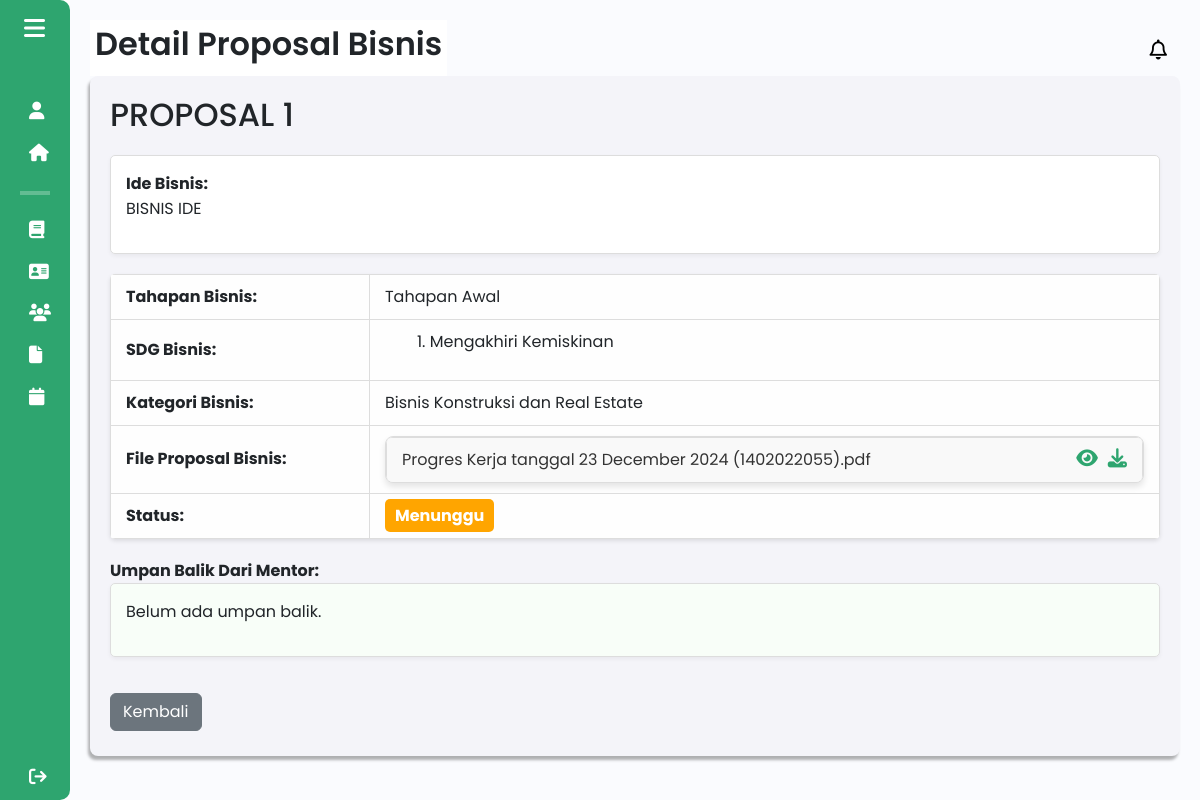
Before: /components/pages/admin/detail_proposal_bisnis_admin.php?id=36&id_kelompok=25 (signed in) with the older database file.
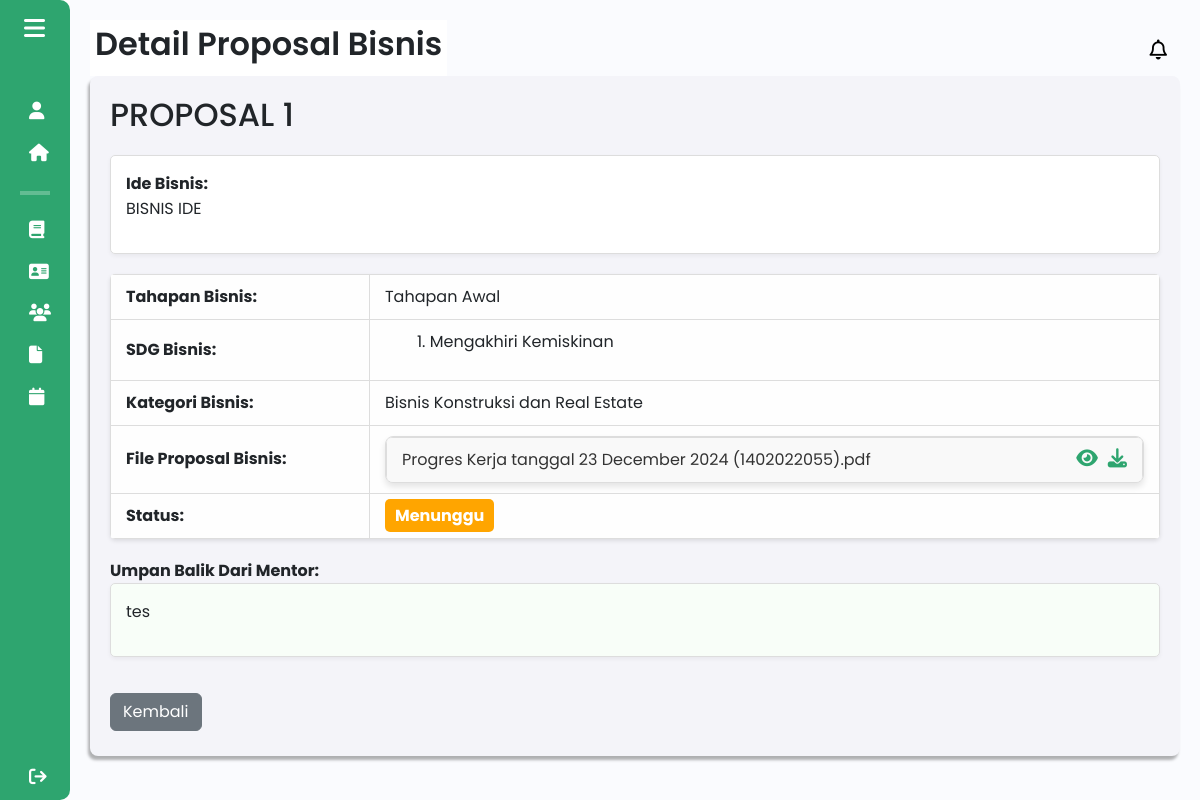
After: the same page with the newer database file.
### tables this page shows
CREATE TABLE `proposal_bisnis` (
  `id` int(11) NOT NULL,
  `judul_proposal` varchar(255) NOT NULL,
  `tahapan_bisnis` varchar(25) NOT NULL,
  `sdg` text NOT NULL,
  `kategori` varchar(255) DEFAULT NULL,
  `other_category` varchar(255) DEFAULT NULL,
  `proposal_pdf` varchar(255) NOT NULL,
  `kelompok_id` int(11) NOT NULL,
  `status` enum('menunggu','ditolak','disetujui') DEFAULT 'menunggu',
  `ide_bisnis` varchar(255) DEFAULT NULL,
  `feedback` varchar(255) DEFAULT NULL
);

### components/pages/admin/detail_proposal_bisnis_admin.php (the view, shortened to what the changed rows need)
<?php
include $_SERVER['DOCUMENT_ROOT'] . '/Aplikasi-Kewirausahaan/config/db_connection.php';
$id_proposal = isset($_GET['id']) ? $_GET['id'] : null;
$id_kelompok = isset($_GET['id_kelompok']) ? $_GET['id_kelompok'] : null;
if ($id_proposal) {
    $sql = "SELECT * FROM proposal_bisnis WHERE id = $id_proposal";
    $result = $conn->query($sql);
}
if ($result->num_rows > 0) {
    $proposal = $result->fetch_assoc();
} else {
    echo "Proposal tidak ditemukan.";
    exit;
}
$sdg_mapping = [
    "mengakhiri_kemiskinan" => "1. Mengakhiri Kemiskinan",
    "mengakhiri_kelaparan" => "2. Mengakhiri Kelaparan",
    "kesehatan_kesejahteraan" => "3. Kesehatan dan Kesejahteraan",
    "pendidikan_berkualitas" => "4. Pendidikan Berkualitas",
    "kesetaraan_gender" => "5. Kesetaraan Gender",
    "air_bersih_sanitasi" => "6. Air Bersih dan Sanitasi",
    "energi_bersih_terjangkau" => "7. Energi Bersih dan Terjangkau",
    "pekerjaan_pertumbuhan_ekonomi" => "8. Pekerjaan Layak dan Pertumbuhan Ekonomi",
    "industri_inovasi_infrastruktur" => "9. Industri, Inovasi, dan Infrastruktur",
    "mengurangi_ketimpangan" => "10. Mengurangi Ketimpangan",
    "kota_komunitas_berkelanjutan" => "11. Kota dan Komunitas Berkelanjutan",
    "konsumsi_produksi_bertanggung_jawab" => "12. Konsumsi dan Produksi yang Bertanggung Jawab",
    "penanganan_perubahan_iklim" => "13. Penanganan Perubahan Iklim",
    "ekosistem_lautan" => "14. Ekosistem Lautan",
    "ekosistem_daratan" => "15. Ekosistem Daratan",
    "perdamaian_keadilan_institusi_kuat" => "16. Perdamaian, Keadilan, dan Kelembagaan yang Kuat",
    "kemitraan_tujuan" => "17. Kemitraan untuk Mencapai Tujuan"
];
$sdg_selected = explode(",", $proposal['sdg']);
$sdg_labels = array_map(function ($key) use ($sdg_mapping) {
    return $sdg_mapping[$key] ?? $key;
}, $sdg_selected);
?>
<!DOCTYPE html>
<html lang="en">
<head>
    <link href="https://cdn.lineicons.com/4.0/lineicons.css" rel="stylesheet" />
    <link href="https://cdn.jsdelivr.net/npm/bootstrap@5.3.0-alpha3/dist/css/bootstrap.min.css" rel="stylesheet"
>
    <link rel="stylesheet" href="/Aplikasi-Kewirausahaan/assets/css/detail_proposal.css">
</head>
<body>
    <div class="wrapper">
        <?php
        include 'sidebar_admin.php';
        ?>
        <div class="main">
            <?php
            include 'header_admin.php';
            ?>
            <div class="main_wrapper">
                <h2><?php echo htmlspecialchars($proposal['judul_proposal']); ?></h2>
                <div class="description">
                    <strong>Ide Bisnis:</strong>
                    <p><?php echo htmlspecialchars($proposal['ide_bisnis'] ?? 'Tidak ada ide bisnis.'); ?></p>
                </div>
                <table class="styled-table">
                    <tr>
                        <td><strong>Tahapan Bisnis:</strong></td>
                        <td class="file-box">
                            <?php echo htmlspecialchars($proposal['tahapan_bisnis']); ?>
                        </td>
                    </tr>
                    <tr>
                        <td class="file-box">
                            <ul>
                                <?php foreach ($sdg_labels as $label): ?>
                                    <li><?php echo htmlspecialchars($label); ?></li>
                                <?php endforeach; ?>
                            </ul>
                        </td>
                    </tr>
                    <tr>
                        <td><strong>Kategori Bisnis:</strong></td>
                        <td class="file-box">
                            <?php
                            if ($proposal['kategori'] === 'lainnya') {
                                echo htmlspecialchars($proposal['other_category']);
                            } else {
                                echo htmlspecialchars($proposal['kategori']);
                            }
                            ?>
                        </td>
                    </tr>
                    <tr>
                        <td class="file-box">
                            <ul id="fileList">
                                <li class="file-box">
                                    <div class="file-info">
                                        <?php echo htmlspecialchars(basename($proposal['proposal_pdf'])); ?>
                                    </div>
                                    <div class="icon-group">
                                        <a href="/Aplikasi-Kewirausahaan/components/pages/mahasiswa/uploads/proposal/<?php echo basename($proposal['proposal_pdf']); ?>" target="_blank" class="detail-icon" data-bs-toggle="tooltip" data-bs-custom-class="custom-tooltip" data-bs-title="Lihat File">
                                        </a>
                                        <a href="/Aplikasi-Kewirausahaan/components/pages/mahasiswa/uploads/proposal/<?php echo basename($proposal['proposal_pdf']); ?>" download class="btn-icon" data-bs-toggle="tooltip" data-bs-custom-class="custom-tooltip" data-bs-title="Unduh File">
                                        </a>
                                    </div>
                                </li>
                            </ul>
                        </td>
                    </tr>
                    <tr>
                        <td class="file-box">
                            <span id="status-label" class="status"
                                style="background-color: <?php
                                    if ($proposal['status'] == 'disetujui') {
                                        echo '#2ea56f';
                                    } elseif ($proposal['status'] == 'ditolak') {
                                        echo '#dc3545';
                                    } else {
                                        echo 'orange';
                                    }
                                ?>;">
                                <?php echo htmlspecialchars($proposal['status']); ?>
                            </span>
                        </td>
                    </tr>
                </table>
                <strong>Umpan Balik Dari Mentor:</strong>
                <div class="feedback-box">
                    <p><?php echo htmlspecialchars($proposal['feedback'] ?? 'Belum ada umpan balik.'); ?></p>
                </div>
                <div class="mt-3" onclick="window.location.href='proposal_bisnis_admin.php?id_kelompok=<?php echo htmlspecialchars($id_kelompok); ?>'" title="Kembali">
                    <button class="btn btn-secondary mt-3">Kembali</button>
                </div>
            </div>
        </div>
    </div>
</body>
</html>

Changed rows visible on the page:
changed proposal_bisnis "1. Mengakhiri Kemiskinan": feedback "Belum ada umpan balik." → "tes"
